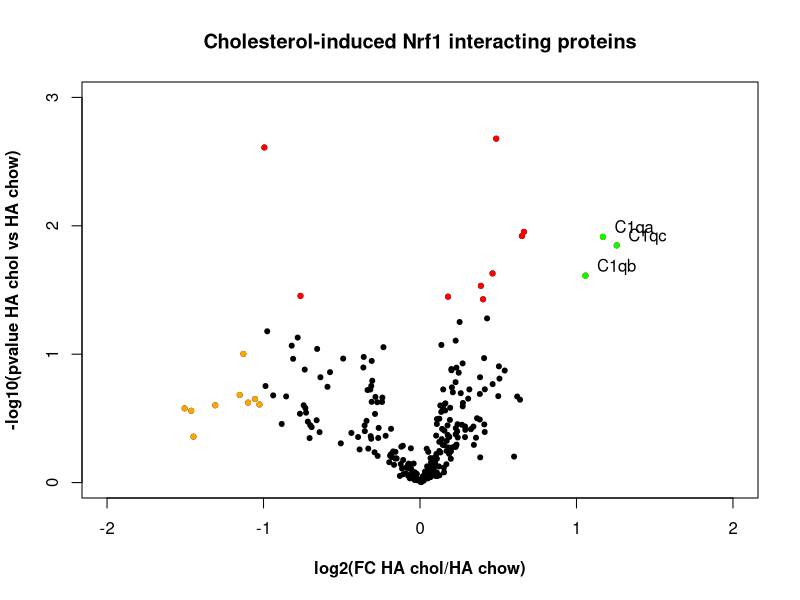
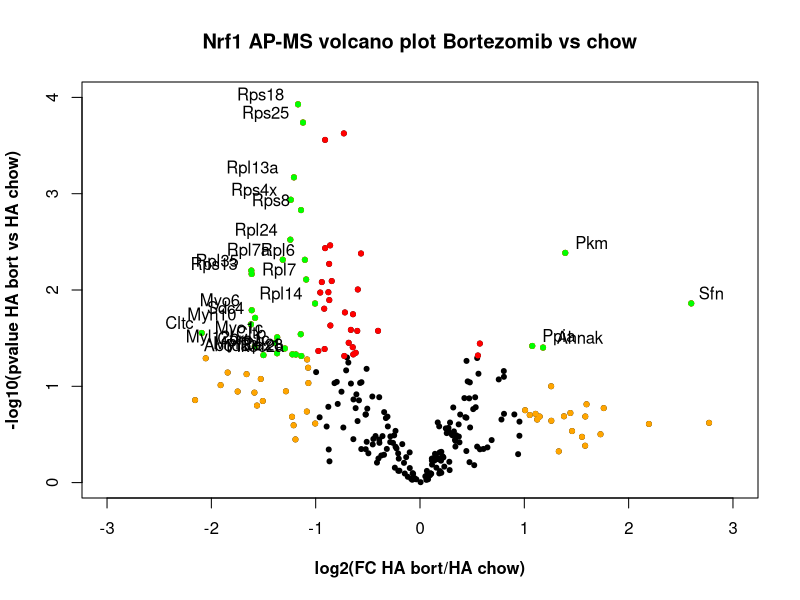
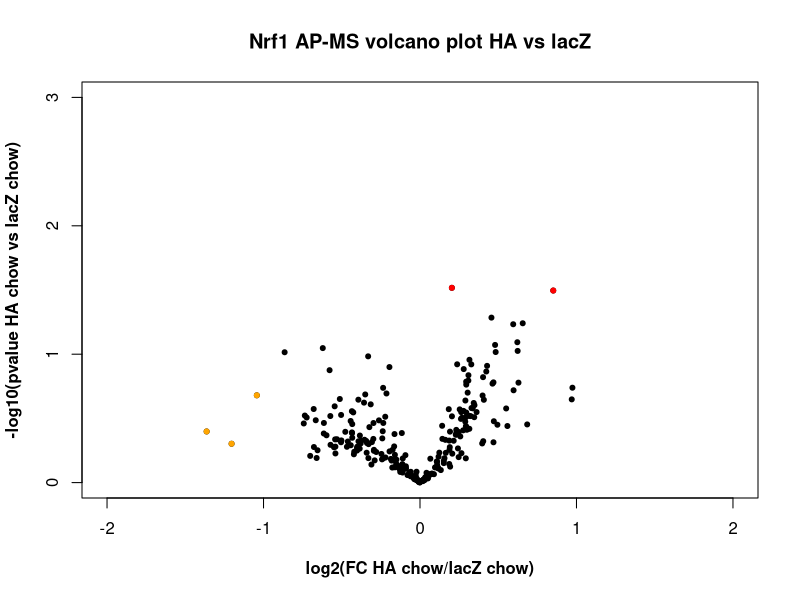
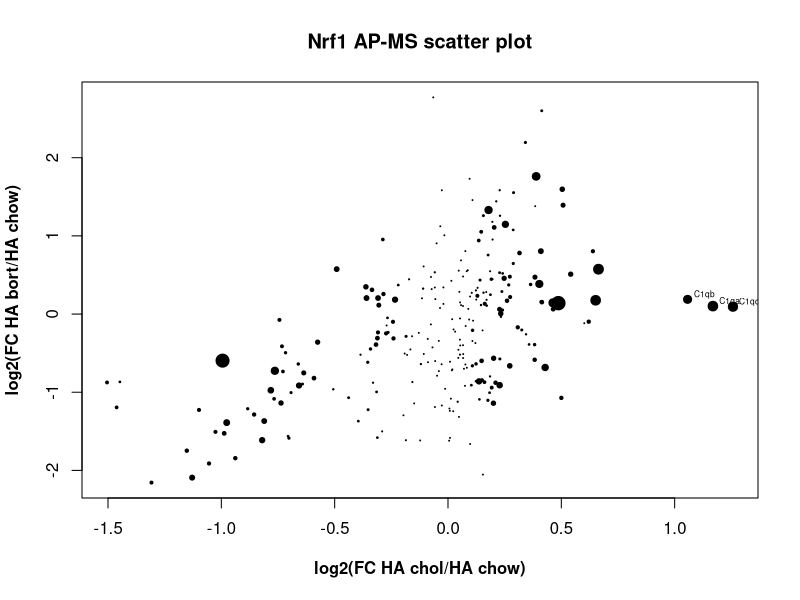

The R source for these figures, in order:
## ---- chunk 1
proteomics_data <-
  read.table("data/R-proteomics-Nrf1.csv",
             header = TRUE,
             sep = ",")
attach(proteomics_data)
## ---- chunk 2
# bold axis titles

par(font.lab = 2)

# create plot
with(
  proteomics_data,
  plot(
    log2_FC_HAchol_HAchow,-log10(pvalue),
    pch = 20,
    xlim = c(-2, 2),
    ylim = c(0, 3),
    yaxp = c(0, 3, 3),
    main = "Cholesterol-induced Nrf1 interacting proteins",
    xlab = "log2(FC HA chol/HA chow)",
    ylab = "-log10(pvalue HA chol vs HA chow)"
  )
)

# Add colored points:
# red if pvalue<0.05, orange if [log2FC]>1, green if both)
with(
  subset(proteomics_data, pvalue < .05),
  points(
    log2_FC_HAchol_HAchow,-log10(pvalue),
    pch = 20,
    col = "red"
  )
)

with(
  subset(proteomics_data, abs(log2_FC_HAchol_HAchow) > 1),
  points(
    log2_FC_HAchol_HAchow,-log10(pvalue),
    pch = 20,
    col = "orange"
  )
)

with(
  subset(proteomics_data, pvalue < .05 &
           abs(log2_FC_HAchol_HAchow) > 1),
  points(
    log2_FC_HAchol_HAchow,-log10(pvalue),
    pch = 20,
    col = "green"
  )
)

# Label points with the textxy function from the calibrate package
library(calibrate)
with(
  subset(proteomics_data, pvalue < .05 &
           abs(log2_FC_HAchol_HAchow) > 1),
  textxy(
    log2_FC_HAchol_HAchow,-log10(pvalue),
    labs = Gene,
    cex = 1
  )
)

## ---- chunk 3
# bold axis titles
par(font.lab = 2)

# create plot
with(
  proteomics_data,
  plot(
    log2_FC_HAbort_HAchow,-log10(pvaluebort),
    pch = 20,
    xlim = c(-3, 3),
    ylim = c(0, 4),
    main = "Nrf1 AP-MS volcano plot Bortezomib vs chow",
    xlab = "log2(FC HA bort/HA chow)",
    ylab = "-log10(pvalue HA bort vs HA chow)"
  )
)
# Add colored points:
# red if pvalue<0.05, orange if log2FC>1, green if both)
with(
  subset(proteomics_data, pvaluebort < .05),
  points(
    log2_FC_HAbort_HAchow,-log10(pvaluebort),
    pch = 20,
    col = "red"
  )
)

with(
  subset(proteomics_data, abs(log2_FC_HAbort_HAchow) > 1),
  points(
    log2_FC_HAbort_HAchow,-log10(pvaluebort),
    pch = 20,
    col = "orange"
  )
)

with(
  subset(
    proteomics_data,
    pvaluebort < .05 & abs(log2_FC_HAbort_HAchow) > 1
  ),
  points(
    log2_FC_HAbort_HAchow,-log10(pvaluebort),
    pch = 20,
    col = "green"
  )
)

# Label points with the textxy function from the calibrate package
library(calibrate)
with(
  subset(
    proteomics_data,
    pvaluebort < .05 & abs(log2_FC_HAbort_HAchow) > 1
  ),
  textxy(
    log2_FC_HAbort_HAchow,-log10(pvaluebort),
    labs = Gene,
    cex = 1
  )
)

## ---- chunk 4
# bold axis titles
par(font.lab = 2)

# create plot
with(
  proteomics_data,
  plot(
    log2_FC_HAchow_lacZ,-log10(pvaluechow),
    pch = 20,
    xlim = c(-2, 2),
    ylim = c(0, 3),
    yaxp = c(0, 3, 3),
    main = "Nrf1 AP-MS volcano plot HA vs lacZ",
    xlab = "log2(FC HA chow/lacZ chow)",
    ylab = "-log10(pvalue HA chow vs lacZ chow)"
  )
)

# Add colored points:
# red if pvalue<0.05, orange if [log2FC]>1, green if both)
with(
  subset(proteomics_data, pvaluechow < .05),
  points(
    log2_FC_HAchow_lacZ,-log10(pvaluechow),
    pch = 20,
    col = "red"
  )
)

with(
  subset(proteomics_data, abs(log2_FC_HAchow_lacZ) > 1),
  points(
    log2_FC_HAchow_lacZ,-log10(pvaluechow),
    pch = 20,
    col = "orange"
  )
)

with(
  subset(proteomics_data, pvaluechow < .05 &
           abs(log2_FC_HAchow_lacZ) > 1),
  points(
    log2_FC_HAchow_lacZ,-log10(pvaluechow),
    pch = 20,
    col = "green"
  )
)

# Label points with the textxy function from the calibrate package
library(calibrate)
with(
  subset(proteomics_data, pvaluechow < .05 &
           abs(log2_FC_HAchow_lacZ) > 1),
  textxy(
    log2_FC_HAchow_lacZ,-log10(pvaluechow),
    labs = Gene,
    cex = 1
  )
)

## ---- chunk 5
# set size of points according to p value
dotsize <- -log10(pvalue)

# bold axis titles
par(font.lab = 2)

# create plot
with(
  proteomics_data,
  plot(
    log2_FC_HAchol_HAchow,
    log2_FC_HAbort_HAchow,
    pch = 20,
    main = "Nrf1 AP-MS scatter plot",
    xlab = "log2(FC HA chol/HA chow)",
    ylab = "log2(FC HA bort/HA chow)",
    cex = dotsize
  )
)

# Label points with the textxy function from the calibrate package
library(calibrate)
with(
  subset(proteomics_data, pvalue < .05 &
           abs(log2_FC_HAchol_HAchow) > 1),
  textxy(log2_FC_HAchol_HAchow,
         log2_FC_HAbort_HAchow,
         labs = Gene)
)
